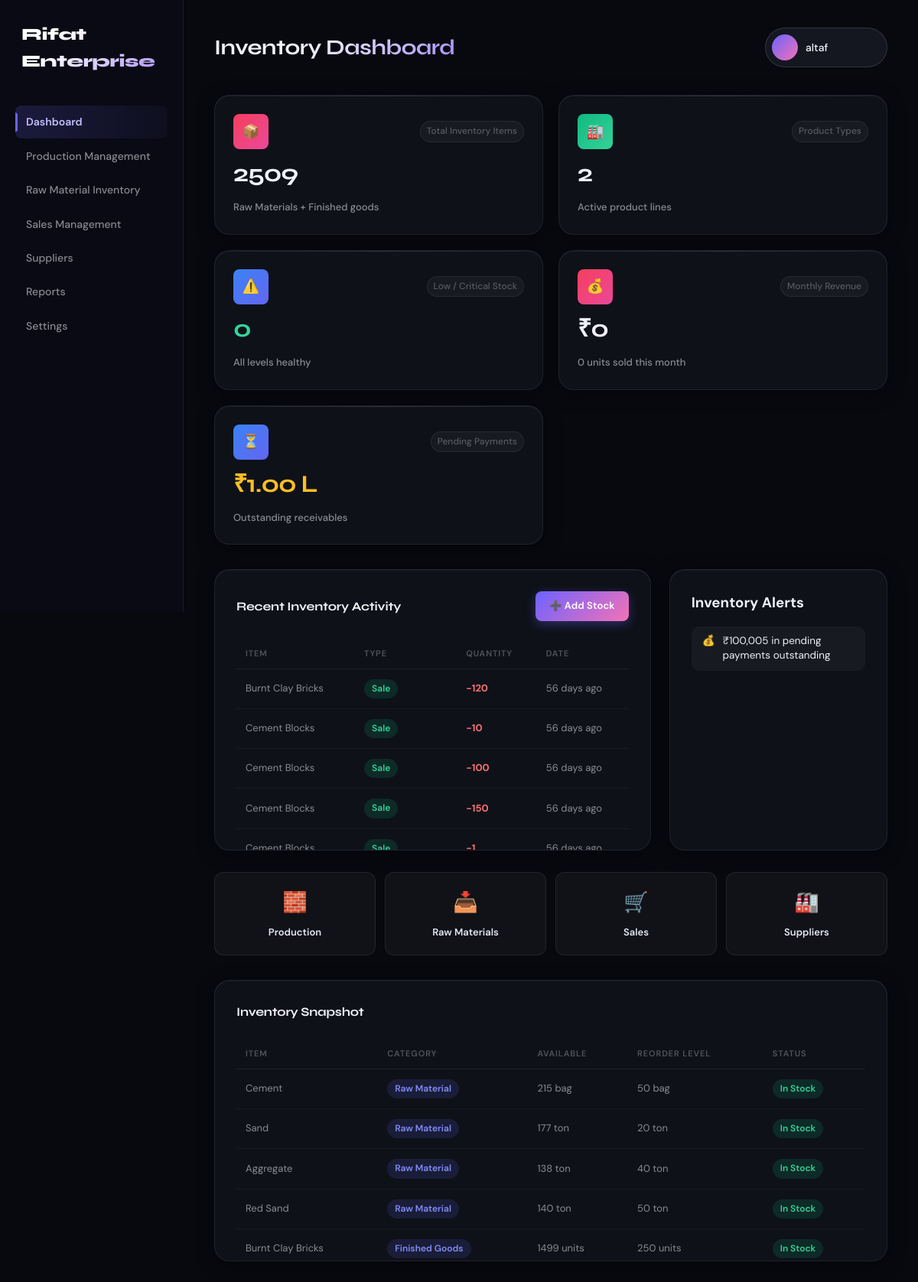
Page /dashboard/dashboard.php (signed in) on the committed database.
### tables this page shows
CREATE TABLE `raw_material` (
  `id` int(11) NOT NULL,
  `material_name` enum('cement','sand','Aggregate','red sand') NOT NULL,
  `unit` enum('bag','kg','ton','') NOT NULL,
  `current_stock` int(100) NOT NULL,
  `min_stock` int(100) NOT NULL,
  `created_at` date NOT NULL DEFAULT current_timestamp()
);

CREATE TABLE `production_item` (
  `id` int(11) NOT NULL,
  `name` varchar(20) NOT NULL,
  `min_stock` int(11) NOT NULL,
  `current_stock` int(11) NOT NULL,
  `price_per_unit` int(11) NOT NULL
);

### dashboard/dashboard.php (the view, shortened to what this page needs)
<?php
include '../config.php';
$query1 = mysqli_query($conn, "SELECT SUM(current_stock) FROM raw_material");
$row1 = mysqli_fetch_row($query1);
$raw_total = $row1[0];
$query2 = mysqli_query($conn, "SELECT SUM(current_stock) FROM production_item");
$row2 = mysqli_fetch_row($query2);
$prod_total = $row2[0];
$total_inventory = $raw_total + $prod_total;
$query3 = mysqli_query($conn, "SELECT COUNT(*) FROM production_item");
$row3 = mysqli_fetch_row($query3);
$product_types = $row3[0];
$query4 = mysqli_query($conn, "SELECT COUNT(*) FROM raw_material WHERE current_stock < min_stock");
$row4 = mysqli_fetch_row($query4);
$low_raw = $row4[0];
$query5 = mysqli_query($conn, "SELECT COUNT(*) FROM production_item WHERE current_stock < min_stock");
$row5 = mysqli_fetch_row($query5);
$low_prod = $row5[0];
$low_stock_count = $low_raw + $low_prod;
$query6 = mysqli_query($conn, "SELECT SUM(amount), SUM(qty) FROM sales WHERE MONTH(date) = MONTH(NOW()) AND YEAR(date) = YEAR(NOW())");
$row6 = mysqli_fetch_row($query6);
$month_revenue = $row6[0];
$month_units = $row6[1];
if ($month_revenue == null) {
    $month_revenue = 0;
}
if ($month_units == null) {
    $month_units = 0;
}
$query7 = mysqli_query($conn, "SELECT SUM(amount) FROM sales WHERE status = 'pending'");
$row7 = mysqli_fetch_row($query7);
$pending_total = $row7[0];
$activity_q = mysqli_query($conn,
    "(SELECT 'Production' AS type, pi.name AS item, pe.new_stock AS qty, '+' AS direction, pe.entry_date AS date
      FROM production_entries pe JOIN production_item pi ON pe.item_id = pi.id ORDER BY pe.entry_date DESC LIMIT 5)
     UNION ALL
     (SELECT 'Sale' AS type, pi.name AS item, s.qty AS qty, '-' AS direction, s.date AS date
      FROM sales s JOIN production_item pi ON s.product_id = pi.id ORDER BY s.date DESC LIMIT 5)
     ORDER BY date DESC LIMIT 8");
$alerts = [];
if ($pending_total > 0) {
    $alerts[] = ['icon' => '💰', 'msg' => '₹' . number_format($pending_total) . ' in pending payments outstanding'];
}
$snapshot_rm = mysqli_query($conn, "SELECT material_name AS item, 'Raw Material' AS category, current_stock AS available, unit, min_stock AS reorder FROM raw_material ORDER BY id");
$snapshot_fg = mysqli_query($conn, "SELECT name AS item, 'Finished Goods' AS category, current_stock AS available, 'units' AS unit, min_stock AS reorder FROM production_item ORDER BY id");
function convert_money($amount) {
    $amount = (int)$amount;
    if ($amount >= 10000000) {
        return '₹' . number_format($amount / 10000000, 2) . ' Cr';
    } else if ($amount >= 100000) {
        return '₹' . number_format($amount / 100000, 2) . ' L';
    } else if ($amount >= 1000) {
        return '₹' . number_format($amount / 1000, 2) . ' K';
    } else {
        return '₹' . number_format($amount);
    }
}
function time_ago($date) {
    $now = new DateTime();
    $past = new DateTime($date);
    $diff = $now->diff($past);
    if ($diff->days == 0) {
        return 'Today';
    } else if ($diff->days == 1) {
        return 'Yesterday';
    } else {
        return $diff->days . ' days ago';
    }
}
?>
<!DOCTYPE html>
<html lang="en">
<head>
    <link rel="stylesheet" href="/dashboard/css/style.css">
</head>
<body>
<div class="container">
    <?php include "sidebar.php"; ?>
    <main class="main">
        <div class="header">
            <h1>Inventory Dashboard</h1>
            <div class="profile" onclick="window.location.href='/dashboard/profile.php'" style="cursor:pointer;">
                <div class="avatar"></div>
                <span><?php echo $_SESSION["username"]; ?></span>
            </div>
        </div>
        <section class="stats-grid">
            <div class="stat-card">
                <div class="stat-top">
                    <div class="stat-icon used">📦</div>
                    <div>Total Inventory Items</div>
                </div>
                <div class="stat-number"><?php echo $total_inventory; ?></div>
                <div class="stat-label">Raw Materials + Finished goods</div>
            </div>
            <div class="stat-card">
                <div class="stat-top">
                    <div class="stat-icon recent">🏭</div>
                    <div>Product Types</div>
                </div>
                <div class="stat-number"><?php echo $product_types; ?></div>
                <div class="stat-label">Active product lines</div>
            </div>
            <div class="stat-card">
                <div class="stat-top">
                    <div class="stat-icon stats">⚠️</div>
                    <div>Low / Critical Stock</div>
                </div>
                <?php if ($low_stock_count > 0) { ?>
                    <div class="stat-number" style="color: #f87171;"><?php echo $low_stock_count; ?></div>
                    <div class="stat-label">Items need attention</div>
                <?php } else { ?>
                    <div class="stat-number" style="color: #34d399;"><?php echo $low_stock_count; ?></div>
                    <div class="stat-label">All levels healthy</div>
                <?php } ?>
            </div>
            <div class="stat-card">
                <div class="stat-top">
                    <div class="stat-icon used">💰</div>
                    <div>Monthly Revenue</div>
                </div>
                <div class="stat-number"><?php echo convert_money($month_revenue); ?></div>
                <div class="stat-label"><?php echo $month_units; ?> units sold this month</div>
            </div>
            <div class="stat-card">
                <div class="stat-top">
                    <div class="stat-icon stats">⏳</div>
                    <div>Pending Payments</div>
                </div>
                <?php if ($pending_total > 0) { ?>
                    <div class="stat-number" style="color: #fbbf24;"><?php echo convert_money($pending_total); ?></div>
                <?php } else { ?>
                    <div class="stat-number" style="color: #34d399;"><?php echo convert_money($pending_total); ?></div>
                <?php } ?>
                <div class="stat-label">Outstanding receivables</div>
            </div>
        </section>
        <section class="content-grid">
            <div class="recent-section">
                <div class="section-header">
                    <h3>Recent Inventory Activity</h3>
                    <a href="/dashboard/production_management.php" class="upload-btn" style="text-decoration:none;">➕ Add Stock</a>
                </div>
                <table>
                    <thead>
                        <tr>
                            <th>Item</th>
                            <th>Type</th>
                            <th>Quantity</th>
                            <th>Date</th>
                        </tr>
                    </thead>
                    <tbody>
                        <?php
                        $total_rows = mysqli_num_rows($activity_q);
                        if ($total_rows == 0) {
                            echo '<tr><td colspan="4" style="text-align:center; color:#94a3b8; padding:20px;">No activity yet.</td></tr>';
                        } else {
                            while ($a = mysqli_fetch_assoc($activity_q)) {
                                $badge_class = '';
                                if ($a['type'] == 'Production') {
                                    $badge_class = 'badge-blue';
                                } else {
                                    $badge_class = 'badge-green';
                                }
                                $dir_class = '';
                                if ($a['direction'] == '+') {
                                    $dir_class = 'activity-dir-plus';
                                } else {
                                    $dir_class = 'activity-dir-minus';
                                }
                        ?>
                        <tr>
                            <td><?php echo $a['item']; ?></td>
                            <td><span class="badge <?php echo $badge_class; ?>"><?php echo $a['type']; ?></span></td>
                            <td class="<?php echo $dir_class; ?>"><?php echo $a['direction'] . $a['qty']; ?></td>
                            <td><?php echo time_ago($a['date']); ?></td>
                        </tr>
                        <?php
                            }
                        }
                        ?>
                    </tbody>
                </table>
            </div>
            <div class="design-card">
                <h3 style="margin-bottom:16px;">Inventory Alerts</h3>
                <?php
                for ($i = 0; $i < count($alerts); $i++) {
                    echo '<div class="alert-item">';
                    echo '<span>' . $alerts[$i]['icon'] . '</span>';
                    echo '<span>' . $alerts[$i]['msg'] . '</span>';
                    echo '</div>';
                }
                ?>
            </div>
        </section>
        <div class="quick-links">
            <a href="/dashboard/production_management.php"   class="quick-link-card"><div class="ql-icon">🧱</div><div class="ql-label">Production</div></a>
            <a href="/dashboard/raw_material_management.php" class="quick-link-card"><div class="ql-icon">📥</div><div class="ql-label">Raw Materials</div></a>
            <a href="/dashboard/sales_management.php"        class="quick-link-card"><div class="ql-icon">🛒</div><div class="ql-label">Sales</div></a>
            <a href="/dashboard/suppliers.php"               class="quick-link-card"><div class="ql-icon">🏭</div><div class="ql-label">Suppliers</div></a>
        </div>
        <section class="recent-section" style="margin-top:32px;">
            <div class="section-header">
                <h3>Inventory Snapshot</h3>
            </div>
            <table>
                <thead>
                    <tr>
                        <th>Item</th>
                        <th>Category</th>
                        <th>Available</th>
                        <th>Reorder Level</th>
                        <th>Status</th>
                    </tr>
                </thead>
                <tbody>
                    <?php
                    $snapshots = [];
                    while ($r = mysqli_fetch_assoc($snapshot_rm)) {
                        $snapshots[] = $r;
                    }
                    while ($r = mysqli_fetch_assoc($snapshot_fg)) {
                        $snapshots[] = $r;
                    }
                    for ($i = 0; $i < count($snapshots); $i++) {
                        $row = $snapshots[$i];
                        $avail = $row['available'];
                        $reorder = $row['reorder'];
                        $badge = '';
                        $label = '';
                        if ($avail <= 0) {
                            $badge = 'badge-red';
                            $label = 'Out of Stock';
                        } else if ($avail < $reorder) {
                            $badge = 'badge-yellow';
                            $label = 'Low Stock';
                        } else {
                            $badge = 'badge-green';
                            $label = 'In Stock';
                        }
                    ?>
                    <tr>
                        <td><?php echo ucwords($row['item']); ?></td>
                        <td><span class="badge badge-blue"><?php echo $row['category']; ?></span></td>
                        <td><?php echo $avail . ' ' . $row['unit']; ?></td>
                        <td><?php echo $reorder . ' ' . $row['unit']; ?></td>
                        <td><span class="badge <?php echo $badge; ?>"><?php echo $label; ?></span></td>
                    </tr>
                    <?php } ?>
                </tbody>
            </table>
        </section>
    </main>
</div>
</body>
</html>

### dashboard/dashboard.php (style rules this page uses)
.badge { display: inline-block; padding: 3px 10px; border-radius: 20px; font-size: 12px; font-weight: 600; }
.badge-green { background: rgba(16,185,129,.15); color: #34d399; }
.badge-blue { background: rgba(99,102,241,.15); color: #818cf8; }
.activity-dir-minus { color: #f87171; font-weight: 700; }
.alert-item { display: flex; align-items: flex-start; gap: 10px; padding: 10px 14px; border-radius: 10px; background: rgba(255,255,255,.04); margin-bottom: 8px; font-size: 13.5px; line-height: 1.4; }
.alert-item:last-child { margin-bottom: 0; }
.quick-links { display: flex; gap: 12px; flex-wrap: wrap; margin-top: 28px; }
.quick-link-card { flex: 1; min-width: 140px; background: rgba(255,255,255,.04); border: 1px solid rgba(255,255,255,.08); border-radius: 12px; padding: 18px 16px; text-align: center; cursor: pointer; transition: background .2s; text-decoration: none; color: #e2e8f0; }
.quick-link-card .ql-icon { font-size: 26px; margin-bottom: 8px; }
.quick-link-card .ql-label { font-size: 13px; font-weight: 600; }

### rows in the picture
raw_material: material_name "Cement", category "Raw Material", current_stock "215", unit "bag", min_stock "50", label "In Stock"
raw_material: material_name "Sand", category "Raw Material", current_stock "177", unit "ton", min_stock "20", label "In Stock"
raw_material: material_name "Aggregate", category "Raw Material", current_stock "138", unit "ton", min_stock "40", label "In Stock"
raw_material: material_name "Red Sand", category "Raw Material", current_stock "140", unit "ton", min_stock "50", label "In Stock"
production_item: name "Burnt Clay Bricks", category "Finished Goods", current_stock "1499", unit "units", min_stock "250", label "In Stock"

### other values in the picture
$label "Dashboard"
$label "Production Management"
$label "Raw Material Inventory"
$label "Sales Management"
$label "Suppliers"
$label "Reports"
$label "Settings"
$_SESSION["username"] "altaf"
$total_inventory "2509"
$product_types "2"
$low_stock_count "0"
convert_money($month_revenue) "₹0"
$month_units "0"
convert_money($pending_total) "₹1.00 L"
$a['item'] "Burnt Clay Bricks"
